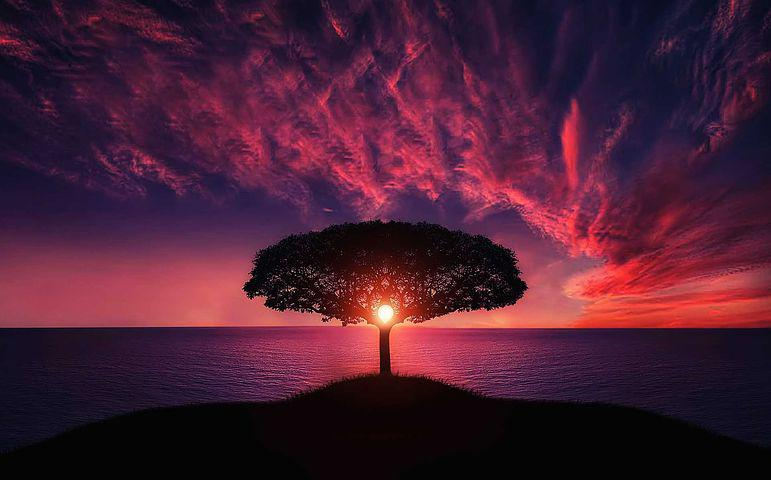
#> input picture images/img1.jpg, 771 x 480 px
$ jupyter execute Question3.ipynb   (shell and % lines are left out)
#> lines starting #> are read from the running program, lines starting #| are printed output that depends on the picture
[cell 1]
import cv2
import numpy as np
import matplotlib.pyplot as plt
from PIL import Image, ImageChops
import PIL
import math, operator

[cell 2]
img1 = Image.open('./images/img1.jpg')
#> img1 is the input picture: PIL image 771x480 RGB; mean R, G, B 73.7, 30.4, 51.4

[cell 3]
img1_PIL_15 = img1.rotate(15,PIL.Image.NEAREST,expand = 1)
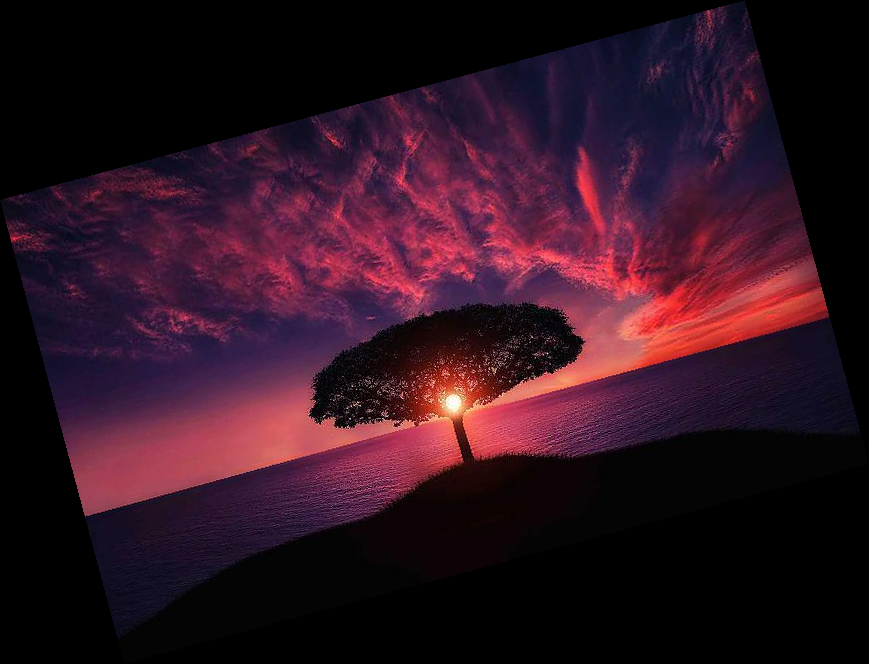
#> img1_PIL_15: PIL image 869x664 RGB; mean R, G, B 47.3, 19.5, 33

[cell 4]
img1_PIL_15

[cell 5]
img1_PIL_45 = img1.rotate(45,PIL.Image.NEAREST,expand = 1)
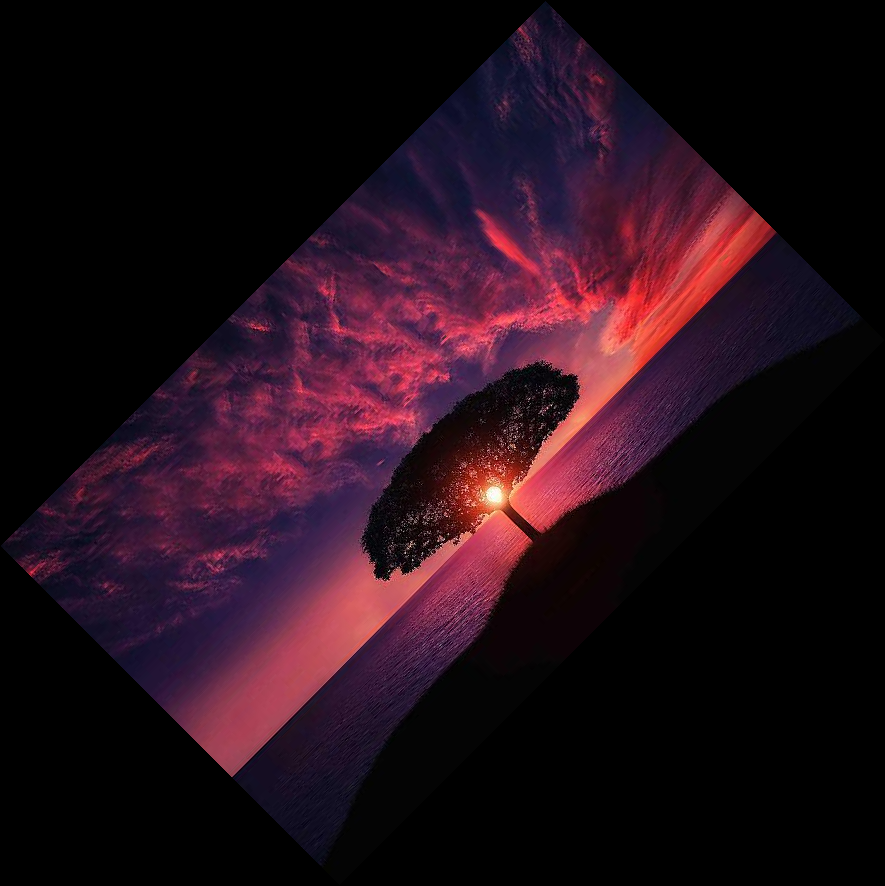
#> img1_PIL_45: PIL image 885x886 RGB; mean R, G, B 34.8, 14.3, 24.2

[cell 6]
img1_PIL_45

[cell 7]
img2 = cv2.imread('./images/img1.jpg')

[cell 8]
height,width = img2.shape[0:2]
#> height = 480; width = 771
center = (width/2,height/2)
#> center = (385.5, 240)

rotate = cv2.getRotationMatrix2D(center,10,1)
img2_CV2_15 = cv2.warpAffine(img2,rotate,(width,height))
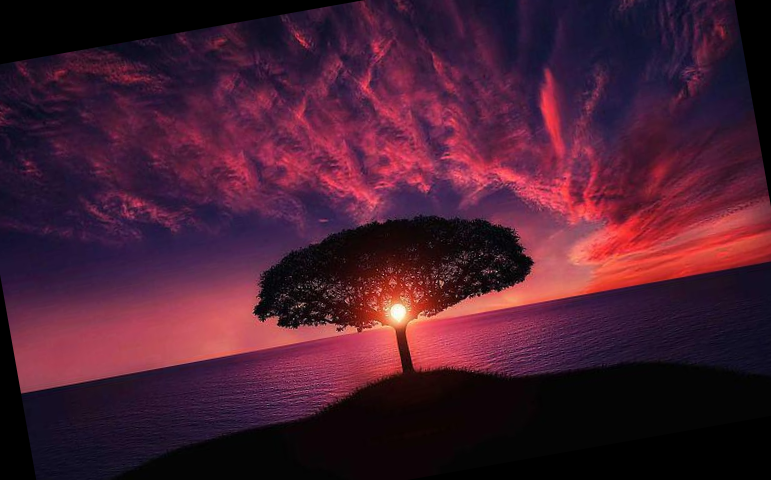
#> img2_CV2_15: shape (480, 771, 3); mean B, G, R 49.1, 29.3, 72.1

[cell 9]
cv2.imshow('img',img2_CV2_15)
cv2.waitKey(0)
cv2.destroyAllWindows()

[cell 10]
rotateAngle = cv2.getRotationMatrix2D(center,45,1)
img2_CV2_45 = cv2.warpAffine(img2,rotateAngle,(width,height))
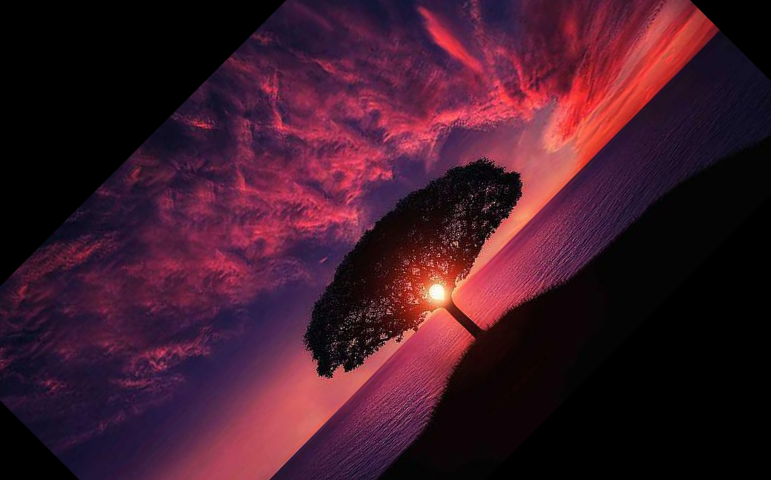
#> img2_CV2_45: shape (480, 771, 3); mean B, G, R 41.5, 25.4, 64.3

[cell 11]
cv2.imshow('img',img2_CV2_45)
cv2.waitKey(0)
cv2.destroyAllWindows()

[cell 12]
def rotate(image, angle):
#> called with angle = 15
    rad = math.radians(angle)
    rotImg = np.uint8(np.zeros(image.shape))

    centerx,centery = (rotImg.shape[1]//2, rotImg.shape[0]//2)
#> centerx = 385; centery = 240

    i = j = 0
    one_imgx = 1
    zero_imgy = 0
    for i in range(rotImg.shape[0]):
        for j in range(rotImg.shape[1]):
            x = round((i-centerx)*math.cos(rad)*one_imgx + (j-centery)*math.sin(rad)*one_imgx) + one_imgx*centerx

            y = -(i-centery)*math.sin(rad)*one_imgx + (j-centery)*math.cos(rad)*one_imgx
            y = round(y) + centery + zero_imgy

            if(x>=0 and y>=0 and x<image.shape[0] and y<image.shape[1]):
                rotImg[i,j,:] = image[x,y,:]
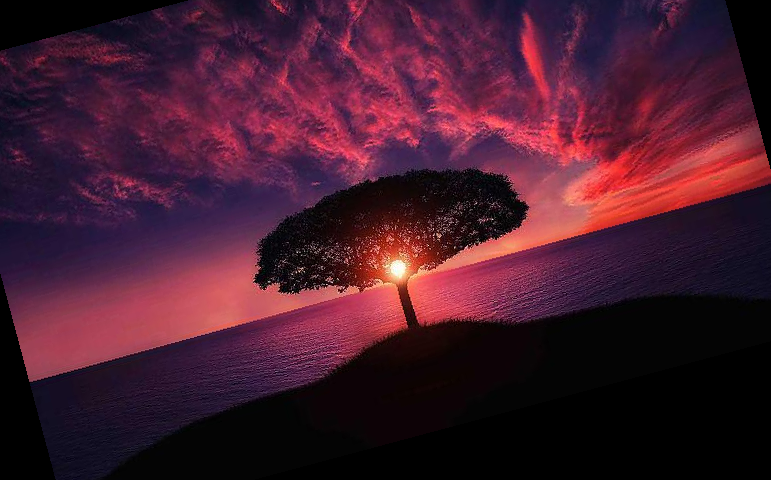
#> rotImg: shape (480, 771, 3); mean B, G, R 45.6, 27.8, 69.6

    return rotImg

[cell 13]
rotate_img_15 = rotate(img2,15)
cv2.imshow('img',rotate_img_15)
cv2.waitKey(0)
cv2.destroyAllWindows()

[cell 14]
rotate_img_45 = rotate(img2,45)
#> call 2 of rotate, with angle = 45
#> after the loop in rotate (call 2), `for i in range(rotImg.shape[0]):`:
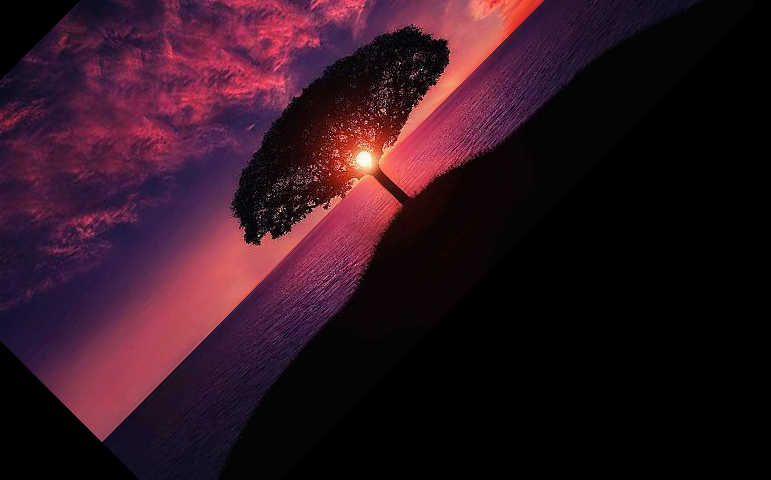
#> rotImg: shape (480, 771, 3); mean B, G, R 32.3, 20.2, 48
cv2.imshow('img',rotate_img_45)
cv2.waitKey(0)
cv2.destroyAllWindows()

[cell 15]
def rmse(image1, image2):
    # Ensure that the images have the same shape
    assert image1.shape == image2.shape, "Images must have the same shape"
    # Calculate the mean squared error between the images
    mse = np.mean((image1 - image2) ** 2)
#> mse = 73.75
    # Take the square root of the mean squared error to get the root mean squared error
    rmse = np.sqrt(mse)
#> rmse = 8.59
    return rmse

[cell 16]
rmse(img2_CV2_15,rotate_img_15)
#> Out = 8.59

[cell 17]
rmse(img2_CV2_45,rotate_img_45)
#> Out = 9.2

[cell 18]
plt.figure(figsize=[18,5])
plt.subplot(151); plt.imshow(img2[...,::-1]); plt.title('Original Image')
plt.subplot(152); plt.imshow(img2_CV2_15[...,::-1]); plt.title('Rotated 15deg (part a)')
plt.subplot(153); plt.imshow(img2_CV2_45[...,::-1]); plt.title('Rotated 45deg (part a)')
plt.subplot(154); plt.imshow(rotate_img_15[...,::-1]); plt.title('Rotated 15deg (part b)')
plt.subplot(155); plt.imshow(rotate_img_45[...,::-1]); plt.title('Rotated 45deg (part b)')
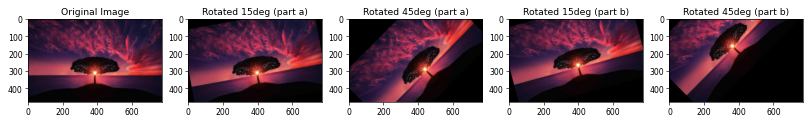
#> figure drawn by matplotlib, 5 panels

$ run again, with images/reference.jpg copied over images/img1.jpg
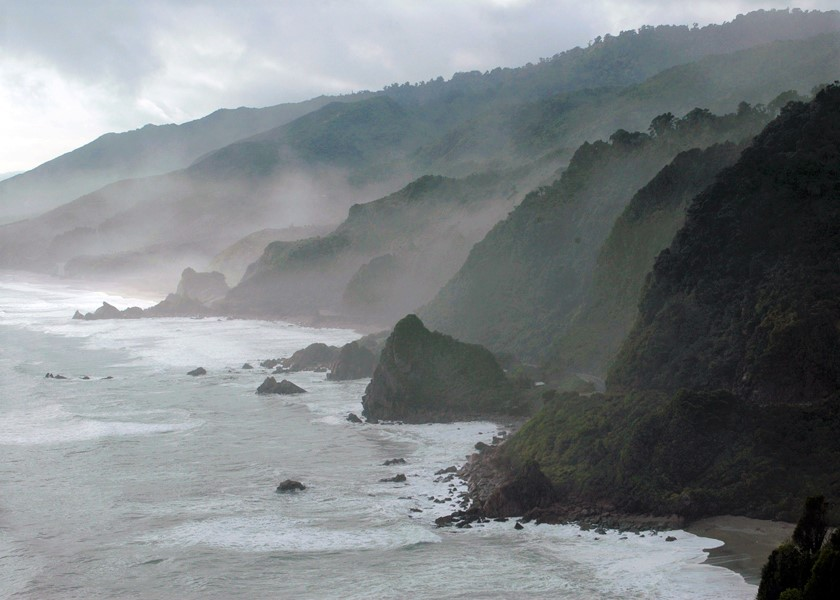
#> input picture images/reference.jpg, 840 x 600 px
#> img1 is the input picture: PIL image 840x600 RGB; mean R, G, B 125.2, 130.5, 133.3
#> after the loop in rotate, `for i in range(rotImg.shape[0]):`:
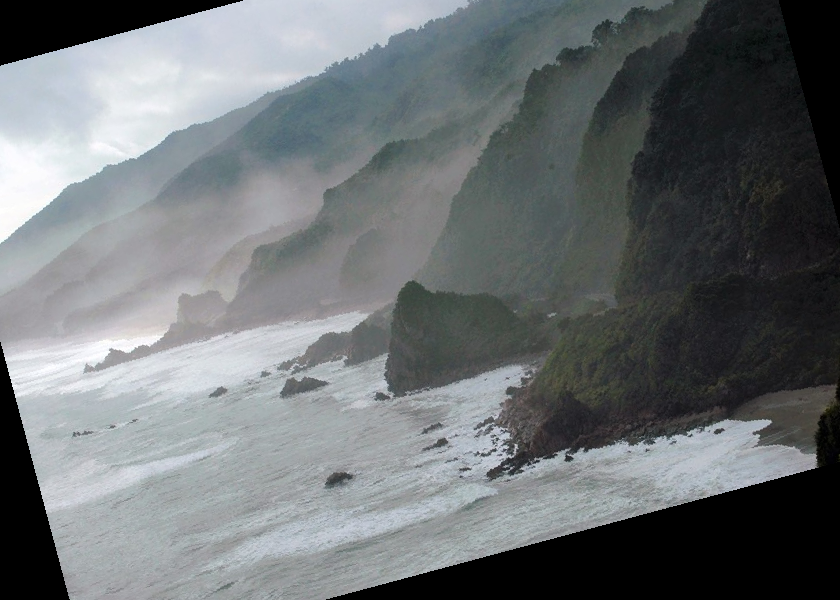
#> rotImg: shape (600, 840, 3); mean B, G, R 115.4, 113.2, 108.7
#> after the loop in rotate (call 2), `for i in range(rotImg.shape[0]):`:
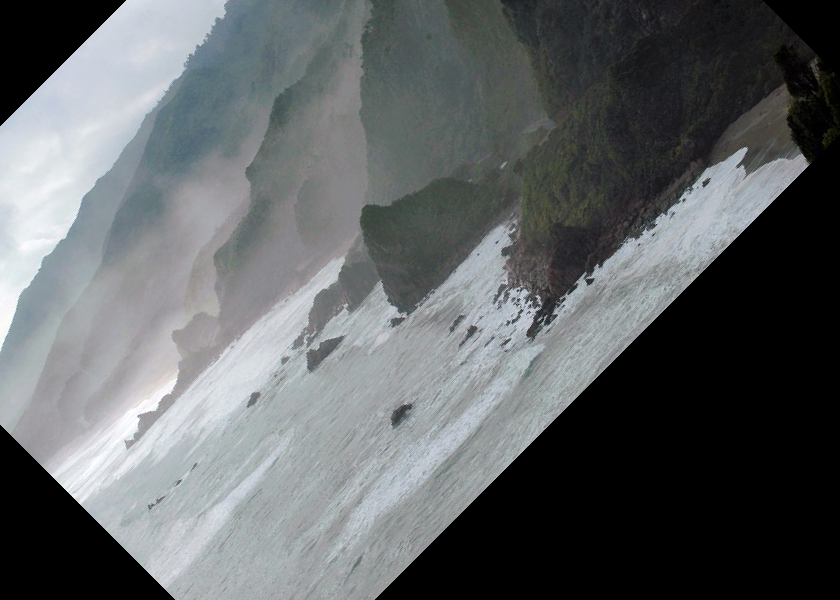
#> rotImg: shape (600, 840, 3); mean B, G, R 101.2, 99.5, 95.9
#> mse = 73.5
#> rmse = 8.57
#> `rmse(img2_CV2_45,rotate_img_45)`: Out = 9.43
